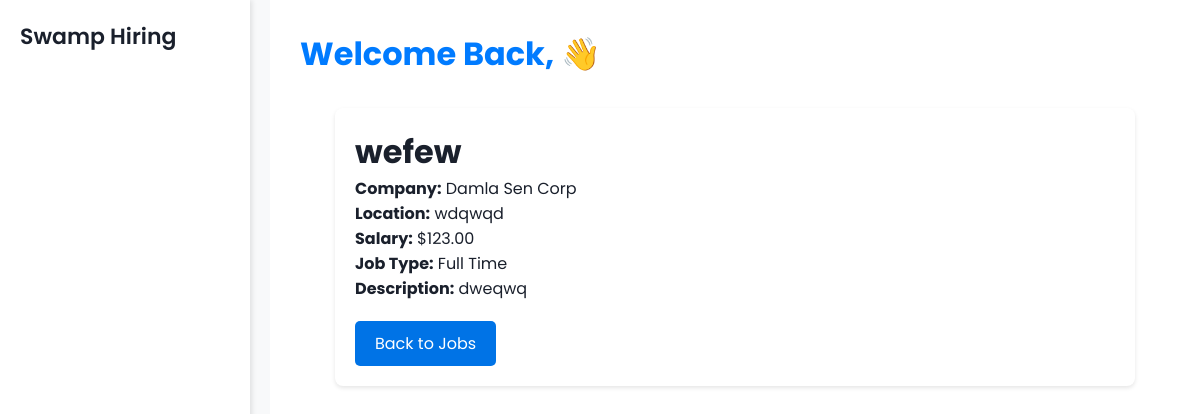
Page /job/1/ on the earlier database version.
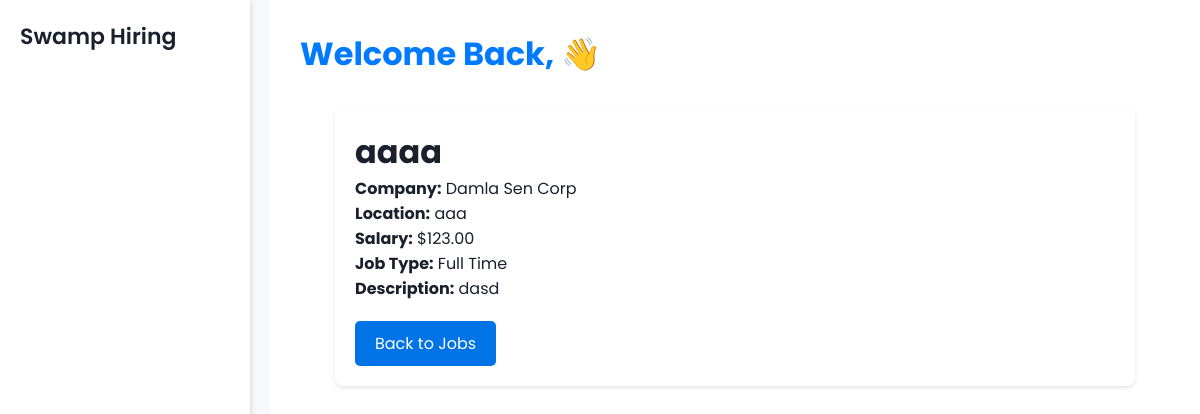
Same page on the later database version.
### tutorials/models/employer_models.py (models this page shows, shortened)
class Job(models.Model):
    employer = models.ForeignKey(
        Employer,
        on_delete=models.CASCADE,
        related_name='jobs',
        null=True,
        blank=True
    )
    title = models.CharField(max_length=200)
    company_name = models.CharField(max_length=255, default="Unknown Company")
    location = models.CharField(max_length=255, default="Unknown Location")
    job_type = models.CharField(
        max_length=100,
        choices=[
            ('Full Time', 'Full Time'),
            ('Part Time', 'Part Time'),
            ('Internship', 'Internship'),
            ('Apprenticeship', 'Apprenticeship')
        ],
        blank=True,
        null=True
    )
    salary = models.DecimalField(max_digits=10, decimal_places=2, null=True, blank=True)
    description = models.TextField()
    requirements = models.TextField(blank=True)
    benefits = models.TextField(blank=True, null=True)
    application_deadline = models.DateField(null=True, blank=True)
    contact_email = models.EmailField(default="default@email.com")
    created_at = models.DateTimeField(auto_now_add=True)
    STATUS_CHOICES = [
        ('pending', 'Pending Review'),
        ('approved', 'Approved'),
        ('rejected', 'Rejected'),
    ]
    status = models.CharField(
        max_length=10,
        choices=STATUS_CHOICES,
        default='pending'  # New jobs start as pending
    )

### tutorials/views/employer_views.py (the view)
# urls.py: path('job/<int:job_id>/', job_detail_view, name='job_detail'),
def job_detail_view(request, job_id):
    job = get_object_or_404(Job, id=job_id)
    return render(request, 'job_detail.html', {'job': job})

### tutorials/templates/job_detail.html (shortened to what this page needs)
{% extends 'base.html' %}
{% load static %}
{% block content %}
    <link rel="stylesheet" type="text/css" href="{% static 'css/job_detail.css' %}">
    <div class="job-detail-container">
        <h1>{{ job.title }}</h1>
        <p><strong>Company:</strong> {{ job.company_name }}</p>
        <p><strong>Location:</strong> {{ job.location }}</p>
        <p><strong>Salary:</strong> ${{ job.salary }}</p>
        <p><strong>Job Type:</strong> {{ job.job_type }}</p>
        <p><strong>Description:</strong> {{ job.description }}</p>
        <a href="{% url 'applicants-home-page' %}" class="btn-primary">Back to Jobs</a>
    </div>
{% endblock %}

Differences in the rows shown:
changed Job "Damla Sen Corp": title "wefew" → "aaaa"; location "wdqwqd" → "aaa"; description "dweqwq" → "dasd"
